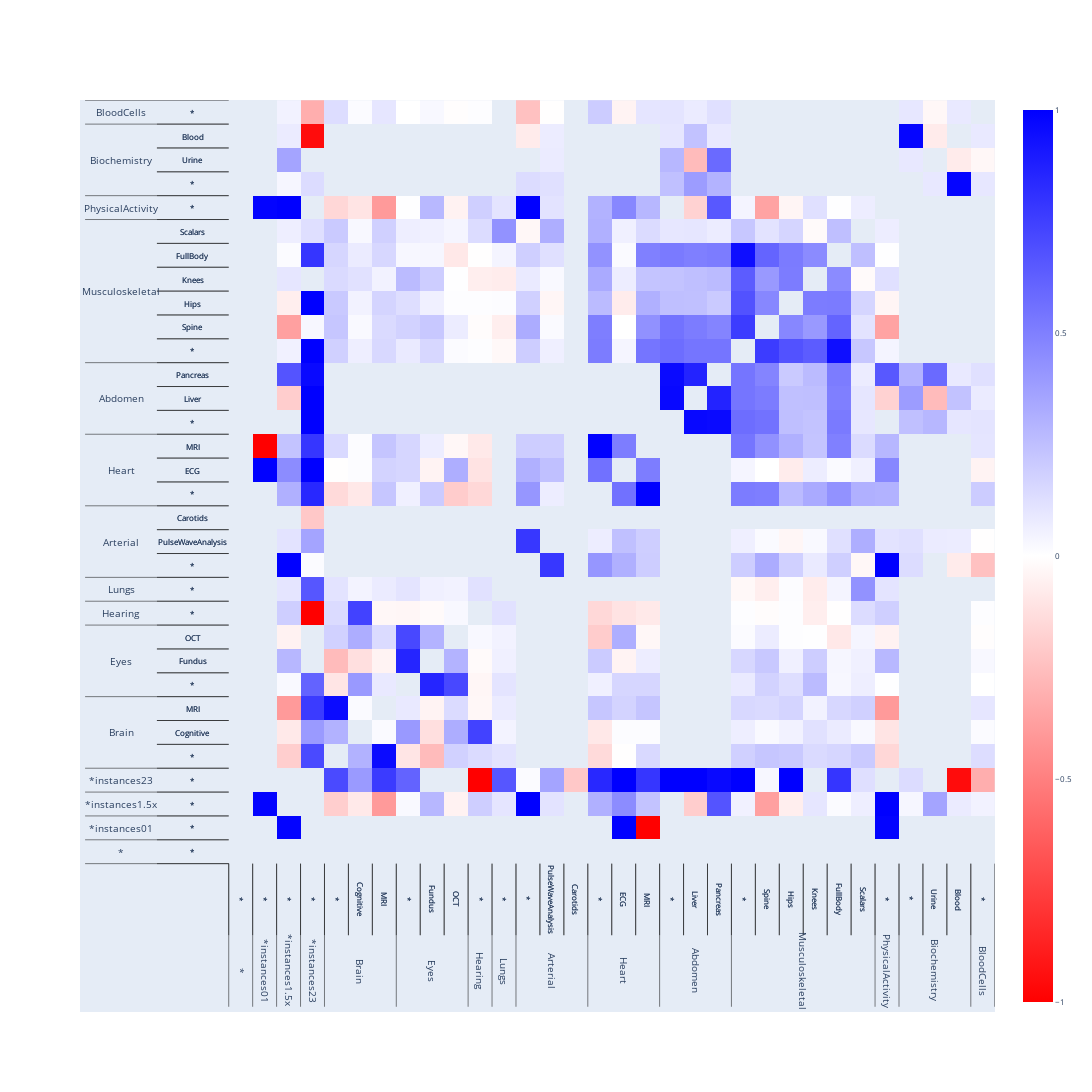

The notebook cell saved with this chart:
### Code cell
from dash_website.utils.graphs.dendrogram_heatmap import create_dendrogram_heatmap
import plotly.graph_objs as go

correlations = pd.DataFrame(data_genetics_correlations)

table_correlations = correlations.pivot(
    index=["dimension_1", "subdimension_1"],
    columns=["dimension_2", "subdimension_2"],
    values="correlation",
)

customdata_list = []
for customdata_item in ["correlation_std", "r2_1", "r2_std_1", "h2_1", "h2_std_1", "r2_2", "r2_std_2", "h2_2", "h2_std_2"]:
    customdata_list.append(
        correlations.pivot(
            index=["dimension_1", "subdimension_1"],
            columns=["dimension_2", "subdimension_2"],
            values=customdata_item,
        ).values
    )
stacked_customdata = list(map(list, np.dstack(customdata_list)))

customdata = pd.DataFrame(None, index=table_correlations.index, columns=table_correlations.columns)
customdata[customdata.columns] = stacked_customdata

hovertemplate = "Correlation: %{z:.3f} +- %{customdata[0]:.3f} <br><br>Dimensions 1: %{x} <br>r²: %{customdata[1]:.3f} +- %{customdata[2]:.3f} <br>h²: %{customdata[3]:.3f} +- %{customdata[4]:.3f} <br>Dimensions 2: %{y}<br>r²: %{customdata[5]:.3f} +- %{customdata[6]:.3f}<br>h²: %{customdata[7]:.3f} +- %{customdata[8]:.3f}<br><extra></extra>"

if order_by == "clustering" or 0 != 0:
    fig = create_dendrogram_heatmap(table_correlations, hovertemplate, customdata)
elif order_by == "r2" or 0 != 0:
    sorted_dimensions = (
        correlations.set_index(["dimension_1", "subdimension_1"])
        .sort_values(by="r2_1", ascending=False)
        .index.drop_duplicates()
    )

    sorted_table_correlations = table_correlations.loc[sorted_dimensions, sorted_dimensions]
    sorted_customdata = customdata.loc[sorted_dimensions, sorted_dimensions]

    heatmap = go.Heatmap(
        x=[" - ".join(elem) for elem in sorted_table_correlations.columns.values],
        y=[" - ".join(elem) for elem in sorted_table_correlations.index.values],
        z=sorted_table_correlations,
        colorscale=BLUE_WHITE_RED,
        customdata=sorted_customdata,
        hovertemplate=hovertemplate,
        zmin=-1,
        zmax=1,
    )

    fig = go.Figure(heatmap)

else:  # order_by == "custom"
    sorted_dimensions = (
        correlations.set_index(["dimension_1", "subdimension_1"]).loc[CUSTOM_ORDER].index.drop_duplicates()
    )

    sorted_table_correlations = table_correlations.loc[sorted_dimensions, sorted_dimensions]
    sorted_customdata = customdata.loc[sorted_dimensions, sorted_dimensions]

    heatmap = go.Heatmap(
        x=np.arange(5, 10 * sorted_table_correlations.shape[1] + 5, 10),
        y=np.arange(5, 10 * sorted_table_correlations.shape[1] + 5, 10),
        z=sorted_table_correlations,
        colorscale=BLUE_WHITE_RED,
        customdata=sorted_customdata,
        hovertemplate=hovertemplate,
        zmin=-1,
        zmax=1,
    )

    fig = go.Figure(heatmap)

    fig.update_layout(
        xaxis={
            "tickvals": np.arange(5, 10 * sorted_table_correlations.shape[1] + 5, 10),
            "ticktext": [" - ".join(elem) for elem in sorted_table_correlations.columns.values],
        },
        yaxis={
            "tickvals": np.arange(5, 10 * sorted_table_correlations.shape[0] + 5, 10),
            "ticktext": [" - ".join(elem) for elem in sorted_table_correlations.index.values],
        },
    )

    dimensions = (
        sorted_table_correlations.index.to_frame()[["dimension_1", "subdimension_1"]]
        .reset_index(drop=True)
        .rename(columns={"dimension_1": "dimension", "subdimension_1": "subdimension"})
    )
    dimensions["position"] = fig["layout"]["xaxis"]["tickvals"]
    dimensions.set_index(["dimension", "subdimension"], inplace=True)

    lines = []
    annotations = []

    for dimension in dimensions.index.get_level_values("dimension").drop_duplicates():
        dimension_inner_margin = -30
        dimension_outer_margin = -60

        min_position = dimensions.loc[dimension].min()
        max_position = dimensions.loc[dimension].max()

        for first_axis, second_axis in [("x", "y"), ("y", "x")]:
            if first_axis == "x":
                textangle = 90
            else:  # first_axis == "y"
                textangle = 0

            line, annotation = add_line_and_annotation(
                dimension,
                first_axis,
                second_axis,
                min_position,
                max_position,
                dimension_inner_margin,
                dimension_outer_margin,
                textangle,
                10,
            )

            lines.append(line)
            annotations.append(annotation)

            for subdimension in dimensions.loc[dimension].index.get_level_values("subdimension").drop_duplicates():
                subdimension_inner_margin = 0
                subdimension_outer_margin = -30

                submin_position = dimensions.loc[(dimension, subdimension)].min()
                submax_position = dimensions.loc[(dimension, subdimension)].max()

                for first_axis, second_axis in [("x", "y"), ("y", "x")]:
                    if first_axis == "x":
                        textangle = 90
                    else:  # first_axis == "y"
                        textangle = 0

                    line, annotation = add_line_and_annotation(
                        subdimension,
                        first_axis,
                        second_axis,
                        submin_position,
                        submax_position,
                        subdimension_inner_margin,
                        subdimension_outer_margin,
                        textangle,
                        8,
                    )

                    lines.append(line)
                    annotations.append(annotation)

    # The final top/right line
    for first_axis, second_axis in [("x", "y"), ("y", "x")]:
        line, _ = add_line_and_annotation(
            dimension,
            first_axis,
            second_axis,
            min_position,
            max_position,
            0,
            dimension_outer_margin,
            0,
            10,
            final=True,
        )

        lines.append(line)

    fig["layout"]["shapes"] = lines
    fig["layout"]["annotations"] = annotations
    fig.update_layout(yaxis={"showticklabels": False}, xaxis={"showticklabels": False})


if order_by != "custom":
    fig.update_layout(font={"size": 8})

fig.update_layout(
    yaxis={"showgrid": False, "zeroline": False},
    xaxis={"showgrid": False, "zeroline": False},
    width=1100,
    height=1100,
)
